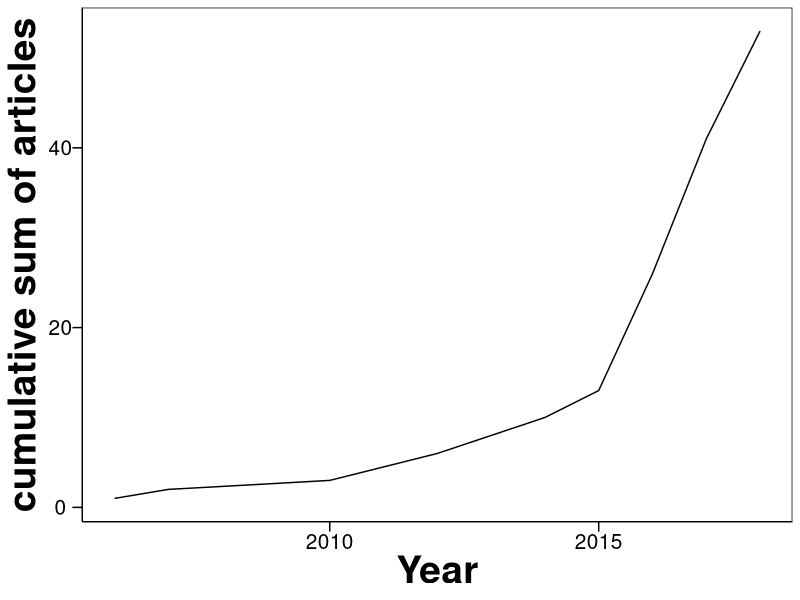
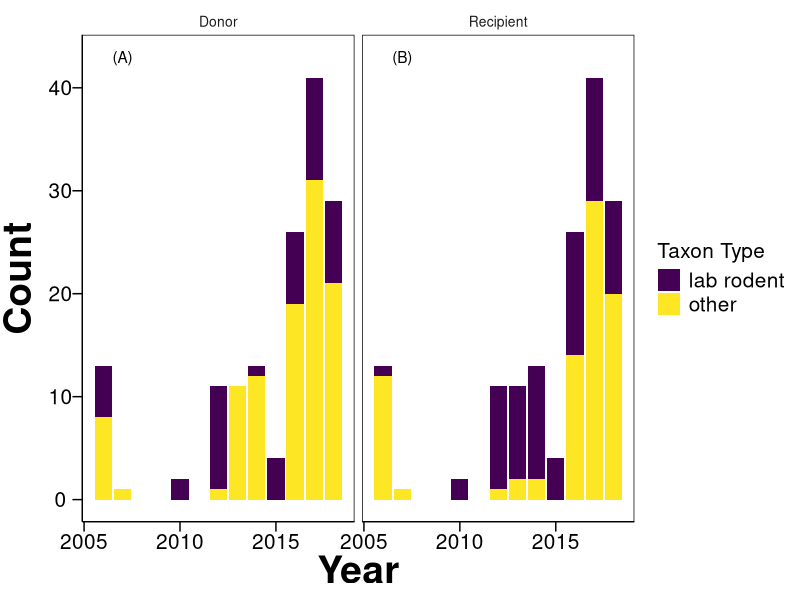
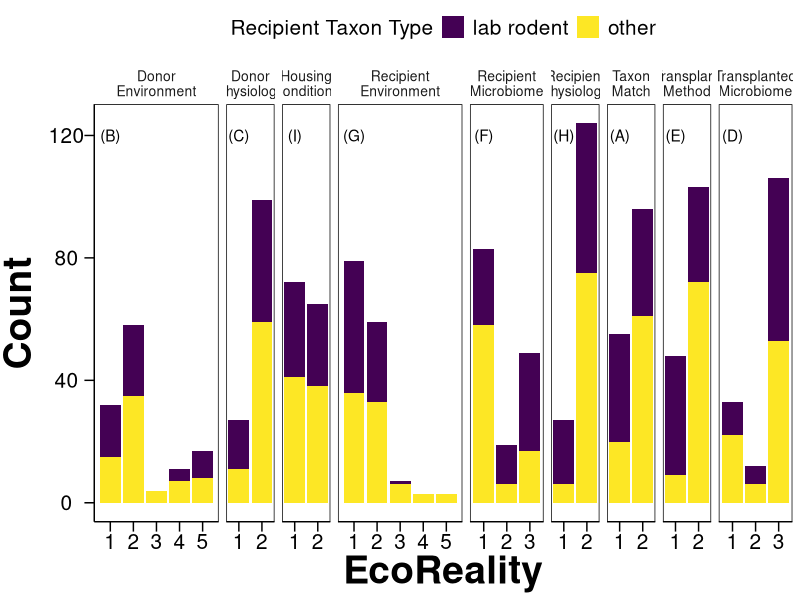
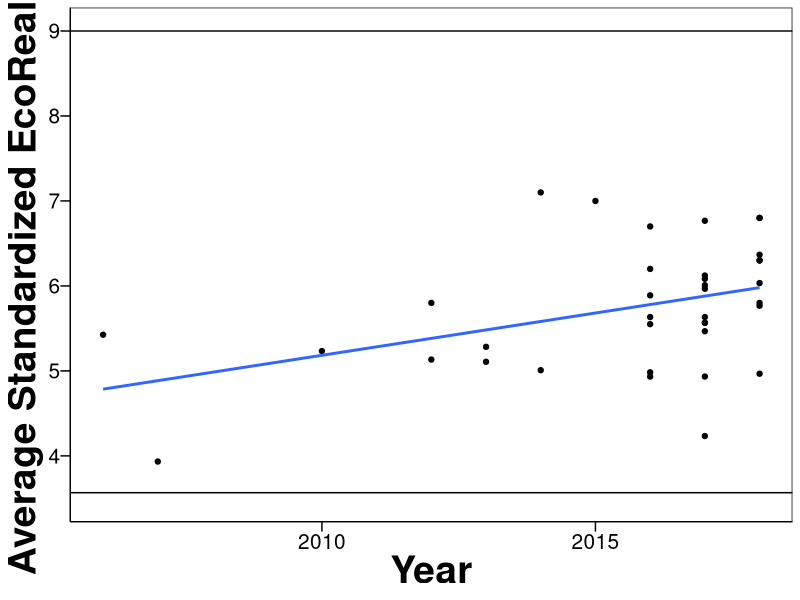
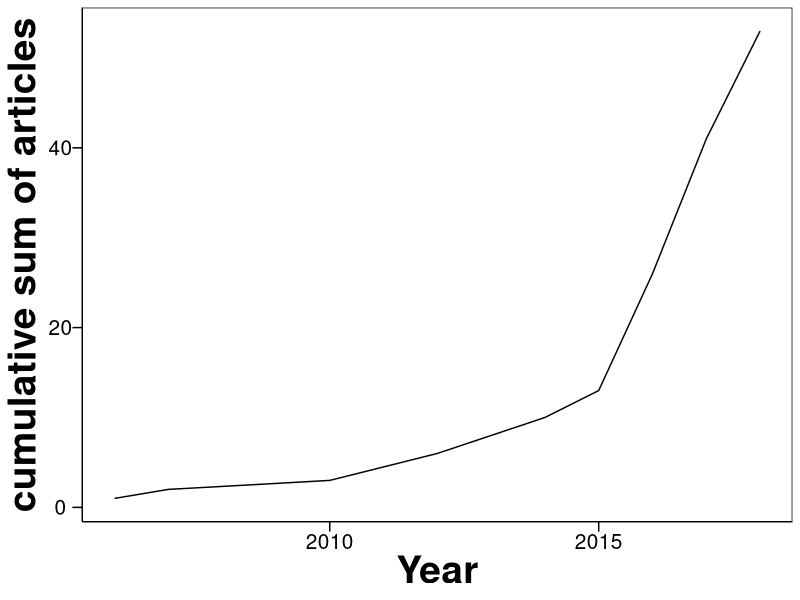
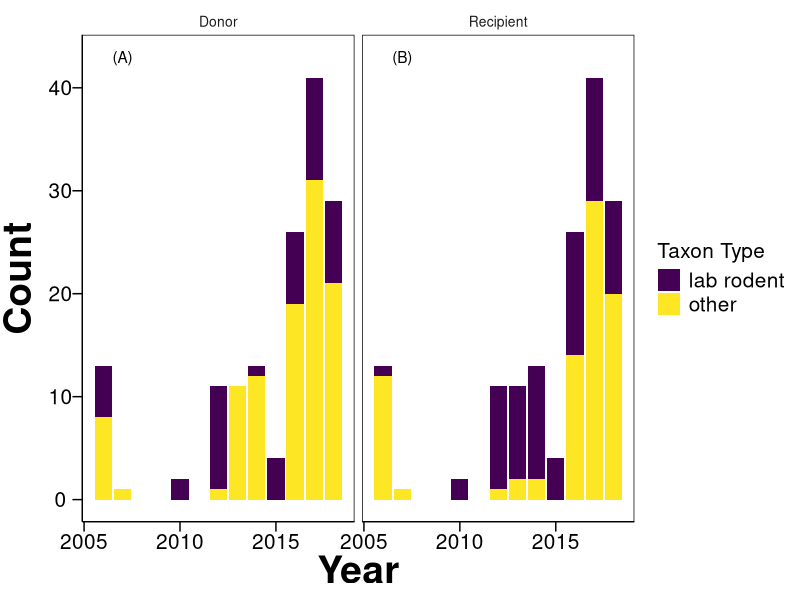
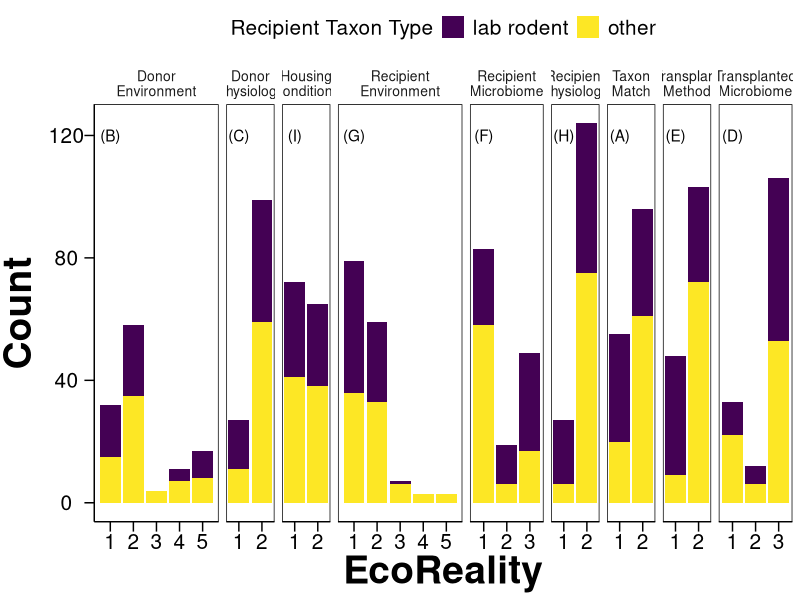
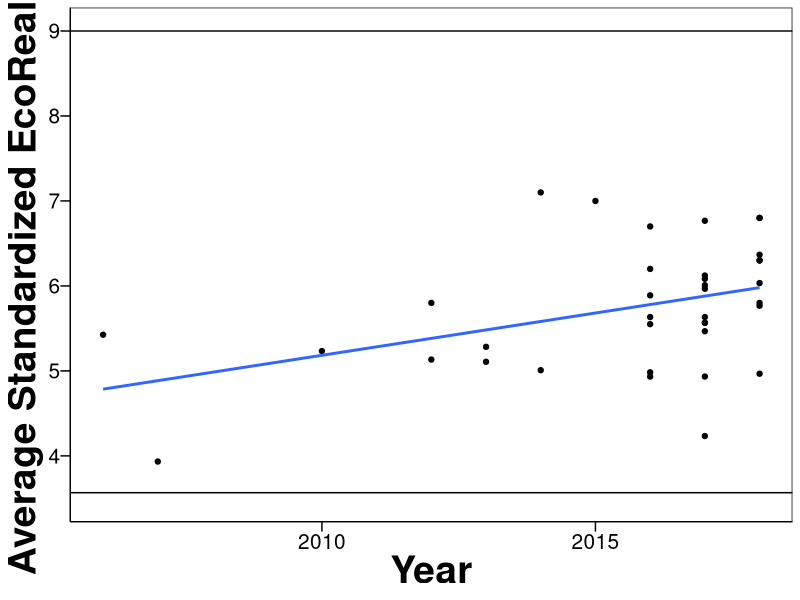

The R script that drew these images, in order:
##############################
##Into the wild: understanding the breadth of host-microbiome interactions
##
## Christopher J. Greyson-Gaito, Timothy J. Bartley, Karl Cottenie, Will M.C. Jarvis, Amy E.M. Newman, Mason Stothart
##
## R script to create figures in manuscript
## 
## Beginning of coding - 2018-11-19
## Version 1.0 - 2019-04-25
##
## As of 2019-04-25, works with R version 3.5.3 (see packages for their versions)
##############################

theme_simple <- function() {
  theme_grey() %+replace%
    theme(
      axis.line = element_line(colour = "black"),
      panel.grid.minor = element_blank(),
      panel.grid.major = element_blank(),
      panel.background = element_blank(),
      axis.title = element_text(size = 28, face = "bold"),
      axis.text.x = element_text(size = 15, colour = "Black"),
      axis.text.y = element_text(size = 15, colour = "Black"),
      axis.ticks.length = unit(0.25, "cm"),
      axis.ticks = element_line(size = 0.5, colour = "Black"),
      panel.border = element_rect(fill = FALSE, size = 0.5),
      legend.title = element_text(size = 15),
      legend.key = element_blank()
    )
}

library("tidyverse") #Version 1.2.1
theme_set(theme_simple())
library(viridis) #Version 0.5.1

## Read in data -----

df_Transplant <- read_csv("data/EcoRealTable_2019-05-05_Data.csv")

## Data wrangling -----

summary(df_Transplant)

# find all the unique taxon IDs
df_Transplant %>% select(`Donor Taxon`, `Recipient Taxon`) %>% 
  unlist() %>% 
  unique() %>% .[order(.)]
  
## create lookup table more programmatically

labrodents <- c( "mouse", "rat")

donors <- df_Transplant %>%
  dplyr::select(`Donor Taxon`) %>%
  unique() %>%
  arrange(`Donor Taxon`) %>%
  mutate(LabRodent.Donor = ifelse(`Donor Taxon` %in% labrodents, "LabRodent", "Other"))

recipients <- df_Transplant %>%
  dplyr::select(`Recipient Taxon`) %>%
  unique() %>%
  arrange(`Recipient Taxon`) %>%
  mutate(LabRodent.Recip = ifelse(`Recipient Taxon` %in% labrodents, "LabRodent", "Other"))

## create new column for whether donor or recipient host was a labrodent or other
df_Transplant <- left_join(df_Transplant, recipients, by = "Recipient Taxon") %>%
  left_join(donors, by = "Donor Taxon")

# Calculation of number of papers (assuming PdFName are unique for each article)
length(unique(df_Transplant$PdFName)) #53 articles

# Calculation of number of transplant instances
length(df_Transplant$PdFName) #152 transplant instances (rows)

# Calculation of average number of transplant instances per article
summary(df_Transplant %>%
  group_by(PdFName) %>%
  summarise(TransplantCount = length(`Transplant Instance`)) %>%
 select(TransplantCount)) # mean 2.815

# Calculation of cumulative number of publications
df_Transplant %>%
  select(PdFName,Year) %>%
  group_by(Year) %>%
  summarise(Count = length(unique(PdFName))) %>%
  ggplot() +
  geom_line(aes(x = Year, y = cumsum(Count))) +
  ylab("cumulative sum of articles")

ggsave(paste(Sys.Date(), "CumulativeSumArticles.pdf"),
       width = 25, height = 12, units = "cm"
)

## Figures --------

#Figure 1 

# necessary data frame to add letters to the plot
ann_fig1 = data.frame(DonorRecip = c("Donor","Recipient"),
                      label = c("(A)", "(B)"))

df_Transplant %>%
  select(PdFName,Year,LabRodent.Donor,LabRodent.Recip) %>% 
  mutate(LabRodent.DonorBin = ifelse(LabRodent.Donor == "LabRodent",1,0),LabRodent.RecipBin = ifelse(LabRodent.Recip == "LabRodent",1,0)) %>%
  group_by(Year) %>%
  summarise(DonorLabRodent = sum(LabRodent.DonorBin==1),DonorOther = sum(LabRodent.DonorBin==0),RecipLabRodent = sum(LabRodent.RecipBin==1), RecipOther = sum(LabRodent.RecipBin==0)) %>%
  select(Year,DonorLabRodent,DonorOther,RecipLabRodent,RecipOther) %>%
  gather(Type, Total, -Year) %>%
  mutate(DonorRecip = ifelse(grepl("Donor", Type),"Donor", "Recipient")) %>%
  mutate(Type = str_remove(Type, "Donor")) %>%
  mutate(Type = str_remove(Type, "Recip")) %>%
  ggplot()+
  geom_col(aes(x = Year, y = Total, fill = Type )) +
  facet_grid(.~DonorRecip)+
  theme(strip.background=element_blank(),strip.text.x=element_text(size=10),strip.text.y=element_text(size=10),
        axis.title.y=element_text(hjust=0.5, vjust=1.5),legend.text=element_text(size=15)) +
  scale_fill_viridis(
    name = "Taxon Type", breaks = c("LabRodent", "Other"),
    labels = c("lab rodent", "other"), alpha = 1, begin = 0, end = 1,
    direction = 1, discrete = TRUE, option = "D"
  ) +
  ylab("Count") +
  geom_text(data = ann_fig1, 
            mapping = aes(x = 2007, y = 43, label = label))
            # hjust = -0.1,
            # vjust = -1)

ggsave(paste(Sys.Date(), "CountAnimals.pdf"),
       width = 18, height = 12, units = "cm"
)


## Figure 2

ann_fig2 = data.frame(Type = c("Taxon\nMatch","Donor\nEnvironment",
                               "Donor\nPhysiology","Transplanted\nMicrobiome",
                               "Transplant\nMethod","Recipient\nMicrobiome",
                               "Recipient\nEnvironment","Recipient\nPhysiology",
                               "Housing\nConditions"),
                      label = c("(A)", "(B)", "(C)", "(D)", "(E)",
                                "(F)", "(G)", "(H)", "(I)"))


ecoreality_conditions <- df_Transplant %>%
  dplyr::select(LabRodent.Recip, starts_with("EcoReality")) %>%
  # select the relevant columns for the plotting function
  mutate(`EcoReality of Taxon Match` = ifelse(`EcoReality Taxon Match`=="Match",2,1)) %>%
  select(-`EcoReality Taxon Match`) %>%
  gather(starts_with("EcoReality of"), key = "Type", value = "EcoReality") %>%
  mutate(Type = str_remove(Type, "EcoReality of ")) %>%
  mutate(Type = str_remove(Type, " \\(1-3\\)")) %>%
  mutate(Type = str_remove(Type, " \\(1-5\\)")) %>%
  mutate(Type = str_remove(Type, " \\(1-2\\)")) %>%
  mutate(Type = str_replace(Type, " ", "\n")) %>%
  # create the long format for ease of plotting
  # not necessary to create individual figures (see code below)
  mutate(`EcoReality` = as.numeric(`EcoReality`),
         Type = factor(Type,levels=c("Taxon\nMatch","Donor\nEnvironment","Donor\nPhysiology","Transplanted\nMicrobiome","Transplant\nMethod","Recipient\nMicrobiome","Recipient\nEnvironment","Recipient\nPhysiology","Housing\nConditions")))

AV_ecoreality_conditions <- ecoreality_conditions %>%
  group_by(Type)%>%
  summarise(AvEcoReality=mean(`EcoReality`, na.rm=TRUE))%>%
  mutate(EcoRealityMax=c(2,5,2,3,2,3,5,2,2), propEcoReality=AvEcoReality/EcoRealityMax)
  
AV_ecoreality_conditions_recipienttaxon <- ecoreality_conditions %>%
  group_by(LabRodent.Recip,Type)%>%
  summarise(AvEcoReality=mean(`EcoReality`, na.rm=TRUE))%>%
  mutate(EcoRealityMax=c(2,5,2,3,2,3,5,2,2), propEcoReality=AvEcoReality/EcoRealityMax)

  ggplot(ecoreality_conditions) +
  geom_bar(aes(x = `EcoReality`, 
                     fill = LabRodent.Recip)) + 
  facet_grid (.~ Type, scales = "free_x",space = "free_x") +
  theme(legend.position = "top",
        strip.background=element_blank(),strip.text.x=element_text(size=10),strip.text.y=element_text(size=10),
        axis.title.y=element_text(hjust=0.5, vjust=1.5),legend.text=element_text(size=15)) +
  scale_fill_viridis(
    name = "Recipient Taxon Type", breaks = c("LabRodent", "Other"),
    labels = c("lab rodent", "other"), alpha = 1, begin = 0, end = 1,
    direction = 1, discrete = TRUE, option = "D"
  ) +
  scale_x_continuous(breaks = function(x) pretty(x)[pretty(x) %% 1 == 0]) +
  # https://stackoverflow.com/questions/15622001/how-to-display-only-integer-values-on-an-axis-using-ggplot2
  xlab("EcoReality") + 
  ylab("Count") +
  geom_text(data = ann_fig2, 
            mapping = aes(x = 1, y = 120, label = label))

ggsave(paste(Sys.Date(), "EcoRealityComparisons.pdf"),
  width = 25, height = 12, units = "cm"
)


#Figure 3
ecorealperpaper<-df_Transplant %>%
  dplyr::select(Year,PdFName, `Transplant Instance`, starts_with("EcoReality")) %>%
  mutate(`EcoReality Taxon Match` = ifelse(`EcoReality Taxon Match` == "Match",2,1))%>%
  # select the relevant columns for the plotting function
  gather(starts_with("EcoReality"), key = "Type", value = "EcoRealityAbs") %>%
  mutate(Type = str_remove(Type, "EcoReality ")) %>%
  mutate(Type = str_remove(Type, "of ")) %>%
  mutate(Type = str_remove(Type, " \\(1-3\\)")) %>%
  mutate(Type = str_remove(Type, " \\(1-5\\)")) %>%
  mutate(Type = str_remove(Type, " \\(1-2\\)")) %>%
  # create the long format for ease of plotting
  # not necessary to create individual figures (see code below)
  mutate(EcoRealityAbs=as.numeric(EcoRealityAbs))%>%
  mutate(EcoReality = case_when(
    Type=="Taxon Match" ~ EcoRealityAbs/2,
    Type=="Donor Environment" ~ EcoRealityAbs/5,
    Type=="Donor Physiology" ~ EcoRealityAbs/2,
    Type=="Housing Conditions" ~ EcoRealityAbs/2,
    Type=="Recipient Environment" ~ EcoRealityAbs/5,
    Type=="Recipient Microbiome" ~ EcoRealityAbs/3,
    Type=="Recipient Physiology" ~ EcoRealityAbs/2,
    Type=="Transplant Method" ~ EcoRealityAbs/2,
    Type=="Transplanted Microbiome" ~ EcoRealityAbs/3)) %>%
  select(-EcoRealityAbs)%>%
  spread(Type, EcoReality) %>%
  mutate(EcoRealSum = rowSums(.[4:11])) %>%
  group_by(Year,PdFName) %>%
  summarise(AvER = mean(EcoRealSum, na.rm=TRUE)) %>%
  arrange(AvER)


  ggplot(ecorealperpaper)+
  geom_point(aes(Year, AvER))+
  geom_smooth(aes(Year, AvER), method=lm, se=FALSE)+
  geom_hline(yintercept=3.566667)+
  geom_hline(yintercept=9)+
  scale_y_continuous(limits=c(3.5,9))+ #3.5666667 is the lowest score a paper can have, 9 is the highest score a paper can have
  ylab("Average Standardized EcoReality")

ggsave(paste(Sys.Date(), "EcoRealityAverageStandardOverTime.pdf"),
       width = 18, height = 14, units = "cm"
)

##### Useful extra information

# How many of the recipient microbiomes 1 are gnobiotic bees.
bees <- df_Transplant %>%
  dplyr::select(`Recipient Taxon`, LabRodent.Recip, starts_with("EcoReality")) %>%
  # select the relevant columns for the plotting function
  mutate(`EcoReality of Taxon Match` = ifelse(`EcoReality Taxon Match`=="Match",2,1)) %>%
  select(-`EcoReality Taxon Match`) %>%
  gather(starts_with("EcoReality of"), key = "Type", value = "EcoReality") %>%
  mutate(Type = str_remove(Type, "EcoReality of ")) %>%
  mutate(Type = str_remove(Type, " \\(1-3\\)")) %>%
  mutate(Type = str_remove(Type, " \\(1-5\\)")) %>%
  mutate(Type = str_remove(Type, " \\(1-2\\)")) %>%
  mutate(Type = str_replace(Type, " ", "\n")) %>%
  # create the long format for ease of plotting
  # not necessary to create individual figures (see code below)
  mutate(`EcoReality` = as.numeric(`EcoReality`),
         Type = factor(Type,levels=c("Taxon\nMatch","Donor\nEnvironment","Donor\nPhysiology","Transplanted\nMicrobiome","Transplant\nMethod","Recipient\nMicrobiome","Recipient\nEnvironment","Recipient\nPhysiology","Housing\nConditions"))) %>%
  filter(Type=="Recipient\nMicrobiome") %>%
  filter(`EcoReality`==1)
  
table(bees$`Recipient Taxon`)

nrow(bees)
# Find articles for bees in recipient microbiom 1
beearticle <- df_Transplant %>%
  dplyr::select(PdFName,`Recipient Taxon`, `EcoReality of Recipient Microbiome (1-3)`)%>%
  filter(`EcoReality of Recipient Microbiome (1-3)`==1) %>%
  filter(`Recipient Taxon` %in% c("bee", "bumblebee"))

# Are zebrafish in Recipient microbiome 1 gnotobiotic too - find articles
zebrafish <- df_Transplant %>%
  dplyr::select(PdFName,`Recipient Taxon`, `EcoReality of Recipient Microbiome (1-3)`)%>%
  filter(`EcoReality of Recipient Microbiome (1-3)`==1) %>%
  filter(`Recipient Taxon`=="zebrafish")



